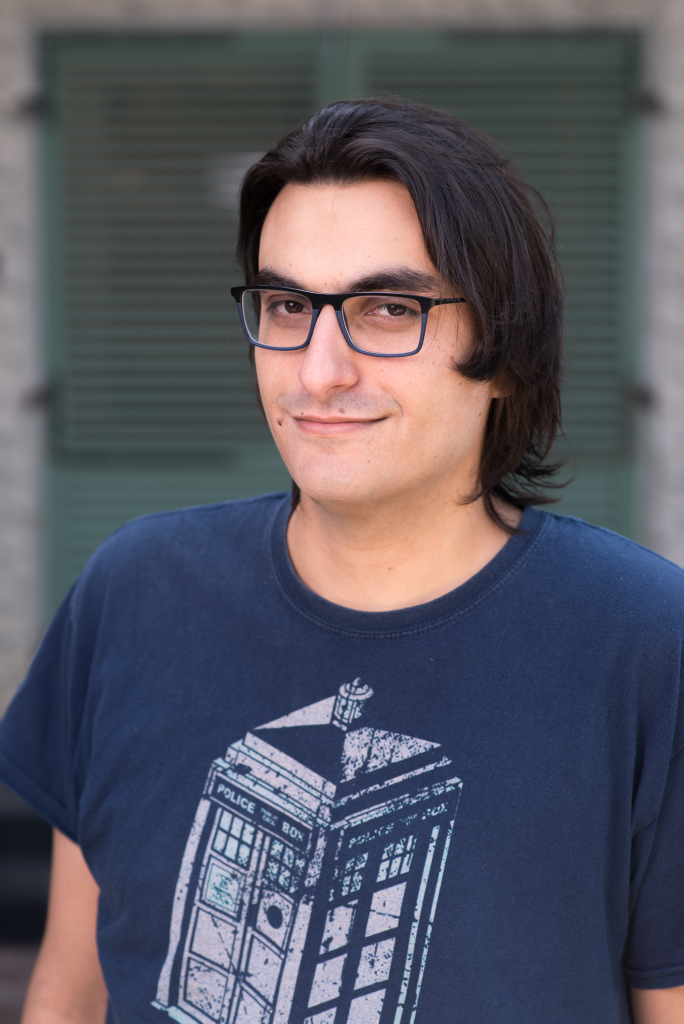
#> input picture face-detection/test.jpg, 1367 x 2048 px (shown at 1/2 size)
$ jupyter execute --allow-errors DrawOnDisco.ipynb   (shell and % lines are left out)
#> lines starting #> are read from the running program, lines starting #| are printed output that depends on the picture; after the words box and inside, x2 and y2 are one past the last pixel; in counts of white or black regions, pixels touching at a corner belong together
#> further down, sample_img is the input picture: shape (2048, 1367, 3); mean B, G, R 97.2, 86.4, 87.3
### face-detection/tools.py
from subprocess import Popen, run, CalledProcessError
import os
from pathlib import Path
import cv2
from tempfile import TemporaryDirectory
import ffmpeg
import hashlib
import disco
from shutil import rmtree

BASE_COLORS = [
    (0, 0, 0),
    (255, 255, 255),
    (255, 0, 0),
    (0, 255, 0),
    (0, 0, 255),
    (255, 255, 0),
    (0, 255, 255),
    (255, 0, 255),
    (192, 192, 192),
    (128, 128, 128),
    (128, 0, 0),
    (128, 128, 0),
    (0, 128, 0),
    (128, 0, 128),
    (0, 128, 128),
    (0, 0, 128),

]
# Load the cascade
classifier_xmls = [
    'haarcascade_frontalcatface.xml',
    'haarcascade_frontalcatface_extended.xml',
    'haarcascade_frontalface_alt.xml',
    'haarcascade_frontalface_alt2.xml',
    'haarcascade_frontalface_alt_tree.xml',
    'haarcascade_frontalface_default.xml'
]
classefiers = [  # a tuple of color and classifier
    (BASE_COLORS[i], cv2.CascadeClassifier(classifier_xmls[i]))
    for i in range(len(classifier_xmls))
]
BUF_SIZE = 65536  # lets read stuff in 64kb chunks!
SEP = "   "


# [5 lines left out: function make_empty_folder, not called in this run]


def split_video(src, segement_length, outp):
    os.makedirs(outp, exist_ok=True)
    for x in Path(outp).glob("split*.mp4"):
        x.unlink()

    secs = segement_length % 60
    total_mins = segement_length // 60
    mins = total_mins % 60
    hrs = total_mins // 60
    command = [
        'ffmpeg', '-i', f'"{str(src)}"', '-c', 'copy', '-map', '0', '-segment_time', f"{hrs}:{mins}:{secs}", '-f', 'segment', f"{str(outp)}/split%03d.mp4"
    ]
    run(args=' '.join(command), cwd=os.getcwd(), shell=True, capture_output=True, check=True)
    return list(Path(outp).glob("split*.mp4"))


# [17 lines left out: function join_videos, not called in this run]


def proc_image(img):
    gray = cv2.cvtColor(img, cv2.COLOR_BGR2GRAY)
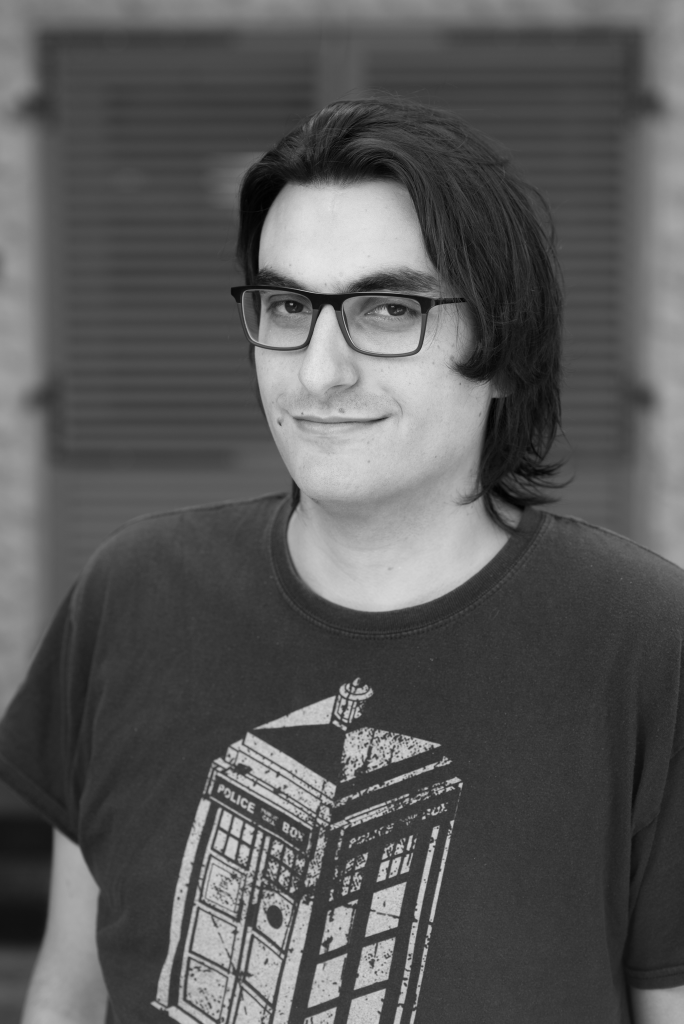
#> gray: shape (2048, 1367) (shown at 1/2 size); min 0, max 231, mean 87.9
    gray = cv2.equalizeHist(gray)
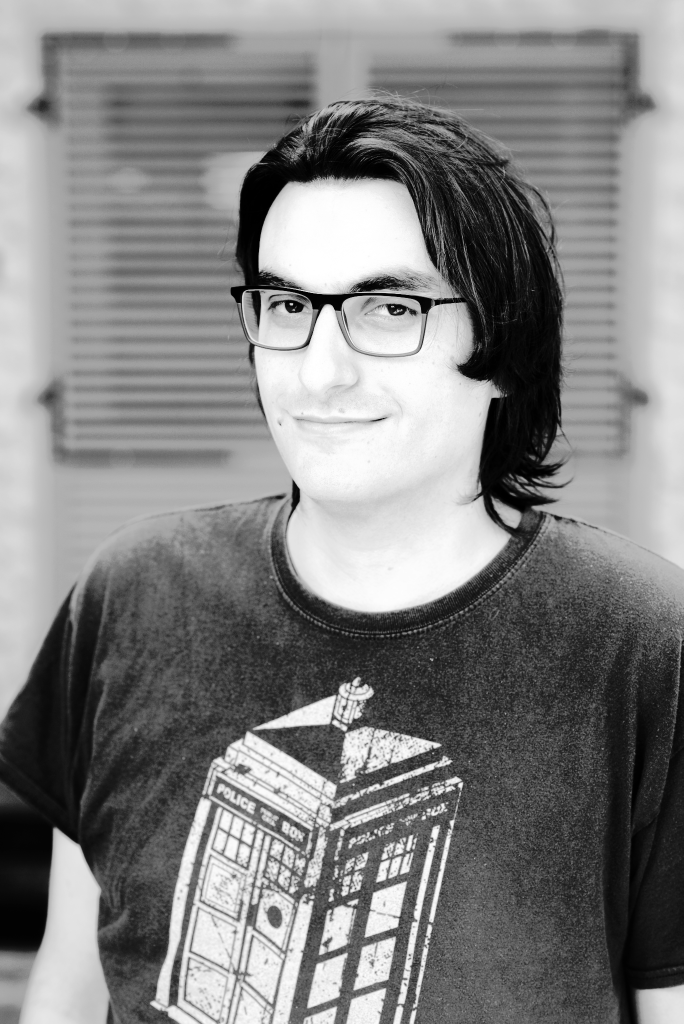
#> gray: shape (2048, 1367) (shown at 1/2 size); min 0, max 255, mean 129
    for color, classifier in classefiers:
        faces = classifier.detectMultiScale(gray, 1.2, 5)

        # Draw the rectangle around each face
        for (x, y, w, h) in faces:
            cv2.rectangle(img, (x, y), (x + w, y + h), color, 2)
#> this loop made 6 passes
#> faces on passes 3, 4, 6: [[396, 372, 591, 591]], [[553, 1959, 44, 44], [398, 387, 590, 590]], [[416, 417, 560, 560]]
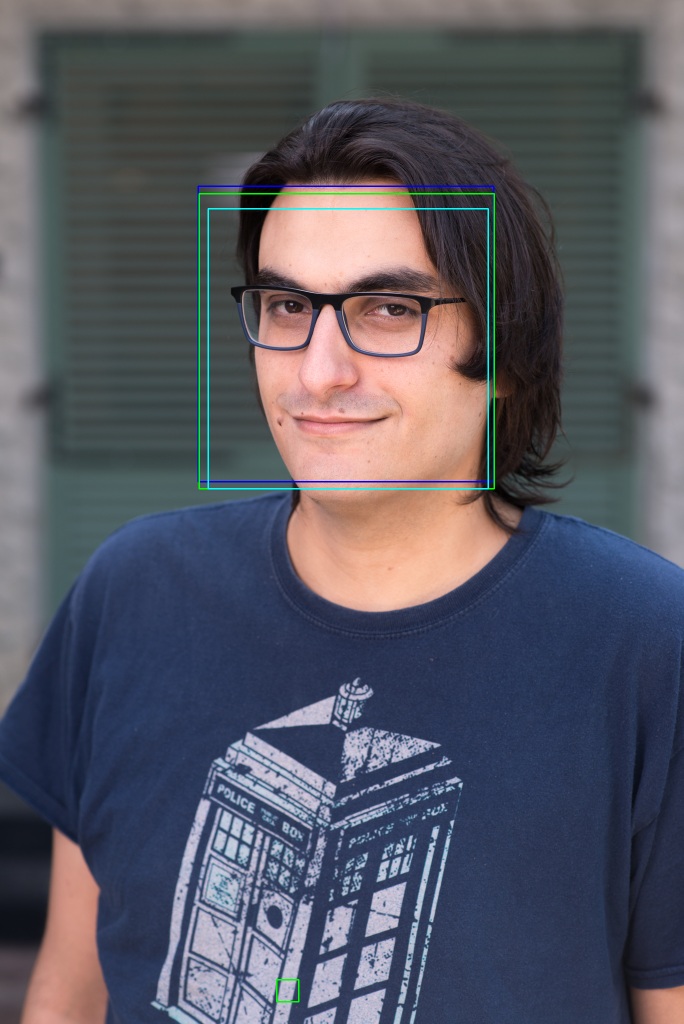
#> img: shape (2048, 1367, 3) (shown at 1/2 size); 0.64% of pixels changed, all inside (x1, y1, x2, y2) = (395, 371, 990, 2005)
    return img


# [29 lines left out: function proc_video, not called in this run]


def sha1(path):
    wipSha = hashlib.sha1()

    with open(path, 'rb') as f:
        while True:
            data = f.read(BUF_SIZE)
            if not data:
                break
            wipSha.update(data)
        return wipSha.hexdigest()


def _load_disco_files():
    if not disco_fids_path.exists():
        disco_fids_path.touch()
    lines = disco_fids_path.read_text().strip()
    if not lines:
        return {}
    lines = lines.split('\n')
    return {k: v for k, v in (x.split(SEP) for x in lines)}


disco_fids_path = Path('.disco.fids')
disco_files = _load_disco_files()


def get_fid(path: Path):
    sha = sha1(path)
    if sha not in disco_files:
        print(f"Uploading {path} ({sha})")
        fid = disco.upload_file(path.name, path)
        disco_files[sha] = fid
        with open(disco_fids_path, 'a') as f:
            f.write(f"{sha}{SEP}{fid}\n")

    else:
        fid = disco_files[sha]

    return fid


# [6 lines left out: function get_common_file_ids, not called in this run]


def get_run_fid():
    return get_fid(Path('.') / 'run.py')

### face-detection/DrawOnDisco.ipynb
# Run ML inference and draw on videos!

In this guide you'll learn how to utilise `DIS.CO` in order to parallelise video classifiaction and rendring task and run it over the massive disco cloud.

We will test 6 different classifiers provided by [`opencv`](https://github.com/opencv/opencv/tree/master/data/haarcascades) by drawing the faces they have detected on a sample video.

As this guide aims to help you get started with `disco` rather than learn how to draw rectangles over videos, most of that code is located in the [`tools.py`](tools.py) file.

The functions implemented there are:
  - `split_video` - splits a video into chunks of X seconds
  - `join_videos` - joins all videos in given folder into one big video
  - `proc_image` - runs classifiers and draws the results over a picture (or a frame from video)
  - `proc_video` - builds new video in which every frame is processed by `proc_image`
  - `make_empty_folder` - ensures the given path is an empty folder

In addition to those functions the tools class contains few functions that provide file identifiers for `dis.co` jobs. This also caches previously uploaded files and their ids so you can easily iterate over the code and videos and uploading only what's needed. Those functions are:
  - `get_fid` - uploads a file to your disco cluster, making it available for jobs and also caches the file id locally. For more info see [Files and Jobs in `disco`](#broken)
  - `get_common_file_ids` - returns the list of file ids needed for execution of the code (the classifier files and the tools class file ids). Uploads updated or missing files.
  - `get_run_fid` - returns the file id of the file that will be executed by the jobs. Uploads updated or missing files.

[cell 1]
import os
import sys
import disco
import cv2
from pathlib import Path
from tools import split_video, join_videos, proc_image, proc_video, get_fid
from tools import get_common_file_ids, get_run_fid,make_empty_folder
from IPython.display import Video, Image

Ok, once the boring imports are out of the way, lets see what happens during image processing. Notice that as we are running multiple classifiers, you might get more than once rectangle in the photos.

[cell 2]
sample_img = cv2.imread('test.jpg')
priv = proc_image(sample_img)
cv2.imwrite('res.jpg',priv)

Image('res.jpg', width=250)

Pretty straight forward, Right?
We detect faces, and mark them.
While this is relatively fast on a single image, running this on a video will take some time, even on fast workstations.

Feel free to run `proc_video('video.mp4', 'result.mp4')` and see for yourself!

In the next step, we will show the video and split it into small chunks.

[cell 3]
Video('video.mp4', width=600)

[cell 4]
sample_video=Path('video.mp4')
parts = split_video(sample_video, 10, Path('./tmp_split'))

Now lets upload the chunks into your `disco` cluster so we can use them in jobs. The `get_fid` function also keeps track of which files ware already uploaded so you don't need to re-upload them.

[cell 5]
part_file_ids=[get_fid(p) for p in parts]
print("Total jobs: ",len(part_file_ids))

Now that we have the files ready, lets run a `dis.co` job to process the files.

If you are unfamiliar with disco jobs, you need to provide 3 file ids (or arrays of files ids)
1. `script_file_id` - the actual file to be executed
1. `constants_file_ids` -  other files needed by the script
1. `input_file_ids` - `input_file_ids` is an optional array of file ids. For every one, a `task` will be created inside your `disco` job, and the file path will be the first argument passed to your `script_file_id`

**In this example, each `input_file_id` is one of the video chunks, and [`run.py`](./run.py) simply calls `proc_video` on the video part and outputs the result**

#> (a cell that did not finish here is left out)

GREAT! We now have a running job. Let's wait for it to complete...

#> (a cell that did not finish here is left out)

Let's clean up our temp directory and extract the processed video parts into the directory

#> (a cell that did not finish here is left out)

**And finally, lets combine the parts into a single video file and see the result!**

#> (a cell that did not finish here is left out)
